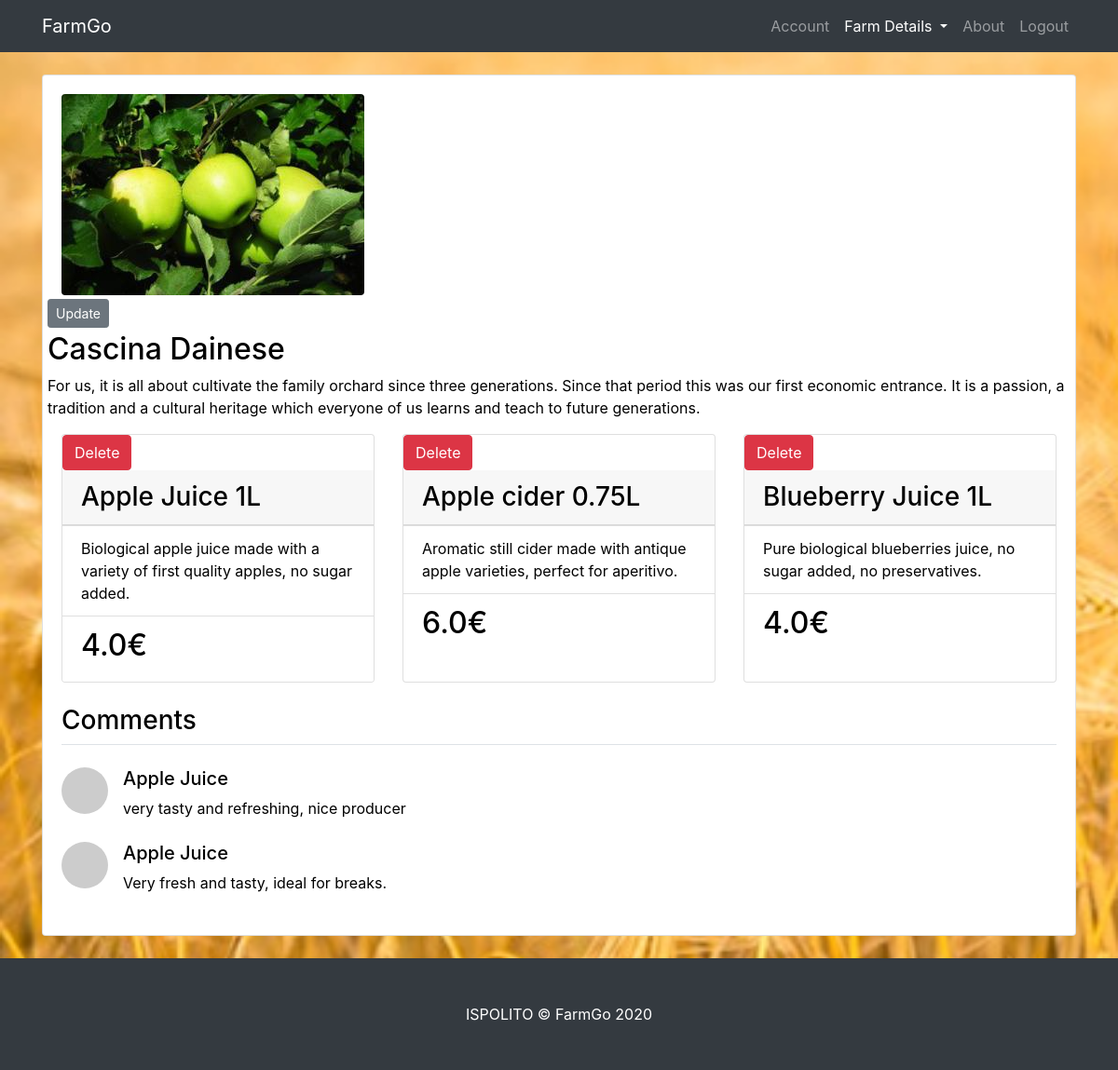
The page /post/1 (signed in) on the database as committed earlier.
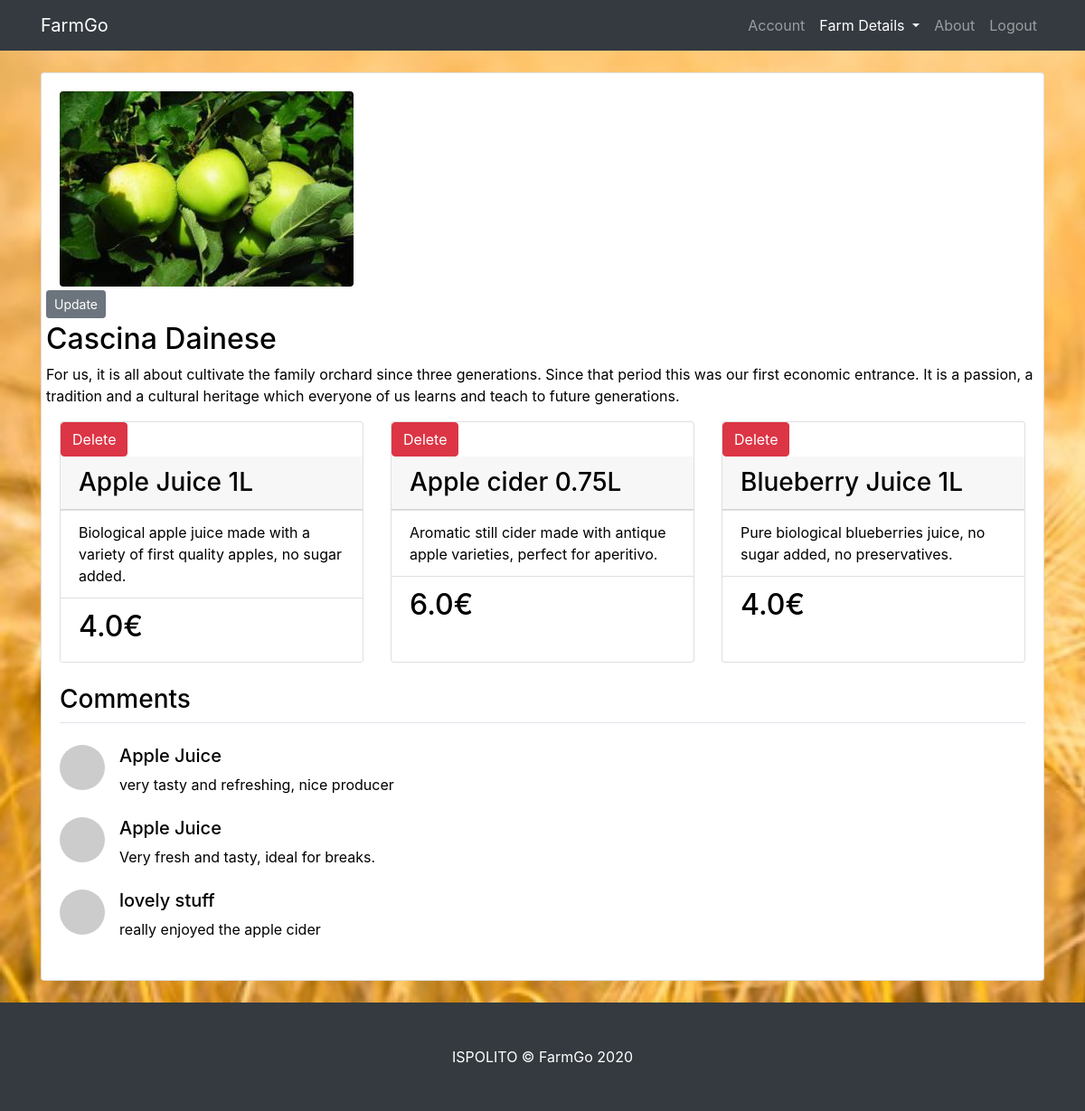
The same page on the database as committed later.
### FlaskBlog/models.py (models this page shows, shortened)
class ProductItem(db.Model):
    __tablename__ = 'products'
    id = db.Column(db.Integer, primary_key=True)
    name = db.Column(db.String(64), unique=False)
    descr = db.Column(db.Text, unique=True, nullable=True)
    price = db.Column(db.Float, nullable=False)
    user_id = db.Column(db.Integer, db.ForeignKey('user.id'), nullable=False)
    cartitems = db.relationship('PurchaseInfo', backref='product_name', lazy=True)

class Comments(db.Model):
    id = db.Column(db.Integer, primary_key=True)
    title_comment = db.Column(db.String(100), nullable=False)
    comment = db.Column(db.Text, nullable=False)
    user_id = db.Column(db.Integer, db.ForeignKey('user.id'), nullable=False)
    post_id = db.Column(db.Integer, db.ForeignKey('post.id'), nullable=False)

### FlaskBlog/routes.py (the view)
@app.route('/post/<int:post_id>')
@login_required
def post(post_id):
    post = Post.query.get_or_404(post_id)
    products = ProductItem.query.all()
    purchased = PurchaseInfo.query.filter_by(user_id=current_user.id, post_id=post.id)
    comments = Comments.query.filter_by(farm_got_commented=post)
    specific_products=[]
    for product in products:
        if product.user_id == post.user_id:
            specific_products.append(product)
    num = len(specific_products)
    num_range = range(num)
    return render_template('post.html', title=post.title, post=post,
                           specific_products=specific_products, purchased=purchased, comments=comments, num=num, num_range=num_range)

### FlaskBlog/models.py (called while the page is built)
@login_manager.user_loader
def load_user(id):
    return User.query.get(int(id))

### FlaskBlog/templates/post.html (shortened to what this page needs)
{% extends 'layout.html' %}
{% block content %}
    <div class="card mb-4">
          <div class="card-body">
            <div class="row">
              <div class="col-lg-6">
                <a href="#">
                  <img class="img-fluid rounded" src={{ url_for('static', filename='Pics/' + post.image_farm_file) }}>
                </a>
              </div>
                                {% if current_user.role == 'producer' %}
                                             <article class="media content-section">
                                                  <div class="media-body">
                                                    <div class="article-metadata">
                                                      {% if post.author == current_user %}
                                                        <div>
                                                            <a class="btn btn-secondary btn-sm mt-1 mb-1" href="{{ url_for('update_post', post_id=post.id) }}">Update</a>
                                                        </div>
                                                      {% endif %}
                                                    </div>
                                                    <h2 class="article-title">{{ post.title }}</h2>
                                                      <p class="article-content">{{ post.content }}</p>
                                                  </div>
                                            </article>
                             {% endif %}
            </div>
          <div class="row">
                            {% for product in specific_products %}
                            <div class="col-lg-4 mb-4">
                                <div class="card h-100">
                                     {% if current_user.role == 'producer' %}
                                         <article class="media content-section">
                                              <div class="media-body">
                                                <div class="article-metadata">
                                                    {% if post.author == current_user %}
                                                        <div>
                                                        <form action="{{ url_for('delete_bundle', product_id=product.id) }}" method="post">
                                                            <input class="btn btn-danger" name="delete" type="submit" value="Delete">
                                                        </form>
                                                        </div>
                                                    {% endif %}
                                                </div>
                                              </div>
                                         </article>
                                     {% endif %}
                                <h3 class="card-header">{{ product.name }}</h3>
                                    <ul class="list-group list-group-flush">
                                        <li class="list-group-item">{{ product.descr }}</li>
                                        <li class="list-group-item"><h2>{{ product.price }}€</h2></li>
                                    </ul>
                                </div>
                            </div>
                            {% endfor %}
            </div>
              <legend class="border-bottom mb-4"><h3>Comments</h3></legend>
              {% for com in comments %}
                        <div class="media mb-4">
                          <img class="d-flex mr-3 rounded-circle" src="http://placehold.it/50x50" alt="">
                          <div class="media-body">
                            <h5 class="mt-0">{{ com.title_comment }}</h5>
                          {{ com.comment }}
                          </div>
                        </div>
              {% endfor %}
          </div>
    </div>
{% endblock content %}

Rows that differ between the two databases and show on the page:
added Comments: title_comment "lovely stuff", comment "really enjoyed the apple cider"
